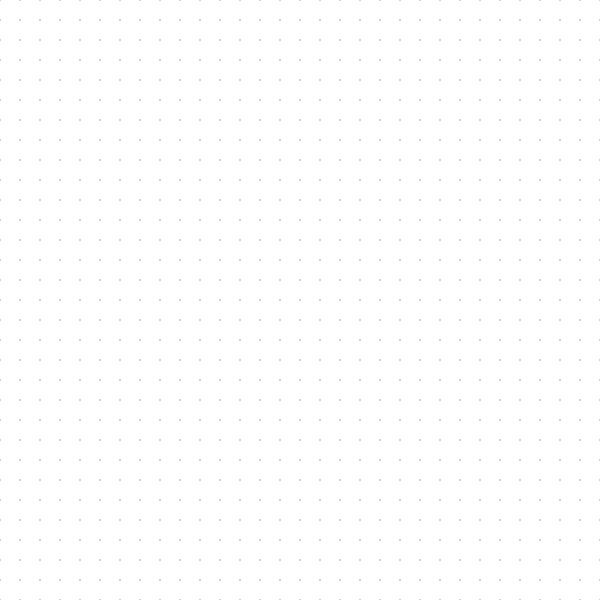
Frame 1 (no input)
Frame 60 (the mouse pressed at the canvas centre just before this capture): identical to frame 1, image omitted
Frame 120 (the mouse held since frame 60 and released just before this capture): identical to frame 1, image omitted

The Processing sketch that drew this single still picture (run headless with seeded random() and noise(); from frame 60 on, the mouse is pressed at the canvas centre):

// Processing sketch: grid_2d_mouse
// ── grid_2d_mouse.pde
// 2次元配列の例（マウスに反応）

// 2次元配列の変数を宣言
float[][] cells;

void setup() {
  size(600, 600);
  noStroke();
  fill(0);

  cells = new float[31][31];
  
  // 2重のfor文ですべての要素に対して処理する
  for (int iy = 0; iy <= 30; iy++) {
    for (int ix = 0; ix <= 30; ix++) {
      // 要素の値を1に
      cells[iy][ix] = 1;
    }
  }
}

void draw() {
  background(255);

  // 2重のfor文ですべての要素に対して処理する
  for (int iy = 0; iy <= 30; iy++) {
    for (int ix = 0; ix <= 30; ix++) {
      // 配列の値をサイズとして利用、円を描く
      float sz = cells[iy][ix];
      ellipse(
        ix * 20,
        iy * 20,
        sz, sz
      );
    }
  }
}

void mouseDragged() {
  // カーソル位置からインデックスを計算する

  // 600の幅にセルが31個あるので、X座標を20で割って四捨五入すると何番目か計算できる
  int ix = round(mouseX / 20.0);
  // 配列の範囲を超えないように調整
  if (ix < 0) {
    ix = 0;
  }
  else if (ix >= 30) {
    ix = 30;
  }

  // Y方向も同様
  int iy = round(mouseY / 20.0);
  if (iy < 0) {
    iy = 0;
  }
  else if (iy >= 30) {
    iy = 30;
  }

  // 該当する要素の数値を増やす
  cells[iy][ix] += 2;
}
